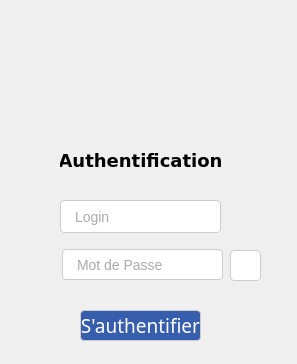
<?xml version="1.0" encoding="UTF-8"?>
<ui version="4.0">
 <class>Authentification</class>
 <widget class="QWidget" name="Authentification">
  <property name="geometry">
   <rect>
    <x>0</x>
    <y>0</y>
    <width>297</width>
    <height>364</height>
   </rect>
  </property>
  <property name="windowTitle">
   <string>Authentification</string>
  </property>
  <property name="styleSheet">
   <string notr="true">Authentification {
	background-color: rgb(249, 249, 249);
}

QLineEdit {
	font-size: 14px;
	color: #555;
	background-color: #fff;
	border: 1px solid #ccc;
	border-radius: 4px;
	padding: 6px 12px;
}

QLineEdit:focus {
	border: 2px solid rgb(85, 170, 255);
}

QPushButton#boutonValider {
	font: 75 14pt &quot;Tw Cen MT&quot;;
	border: 1px solid #ccc;
	border-radius: 4px;
	background-color: rgb(55, 94, 173);
	color: #fff;
}

QPushButton#boutonValider:hover {
	background-color: rgb(47, 80, 147);
}

QPushButton#boutonVoirMotDePasse {
	font: 75 14pt &quot;Tw Cen MT&quot;;
	border: 1px solid #ccc;
	border-radius: 4px;
	color: #fff;
	background-color: white;
}

QPushButton#boutonVoirMotDePasse:hover {
	background-color: rgb(226, 226, 226);
}

QLabel#labelTitre {
	font-size: 18px;
	font-family: Verdana;
	font-weight: 500;
	text-align: center;
}

QMessageBox { 
	font-size: 15px;
 }</string>
  </property>
  <widget class="QLabel" name="labelImage">
   <property name="geometry">
    <rect>
     <x>31</x>
     <y>-32</y>
     <width>241</width>
     <height>241</height>
    </rect>
   </property>
   <property name="styleSheet">
    <string notr="true"/>
   </property>
   <property name="text">
    <string/>
   </property>
   <property name="pixmap">
    <pixmap resource="ressources.qrc">:/imgs/images/profilAuthentifier.png</pixmap>
   </property>
   <property name="scaledContents">
    <bool>true</bool>
   </property>
   <property name="alignment">
    <set>Qt::AlignCenter</set>
   </property>
  </widget>
  <widget class="QLineEdit" name="lineEditLogin">
   <property name="geometry">
    <rect>
     <x>60</x>
     <y>200</y>
     <width>161</width>
     <height>33</height>
    </rect>
   </property>
   <property name="styleSheet">
    <string notr="true"/>
   </property>
   <property name="placeholderText">
    <string>Login</string>
   </property>
   <property name="clearButtonEnabled">
    <bool>true</bool>
   </property>
  </widget>
  <widget class="QPushButton" name="boutonValider">
   <property name="geometry">
    <rect>
     <x>80</x>
     <y>310</y>
     <width>121</width>
     <height>31</height>
    </rect>
   </property>
   <property name="font">
    <font>
     <family>Tw Cen MT</family>
     <pointsize>14</pointsize>
     <weight>9</weight>
     <italic>false</italic>
     <bold>false</bold>
    </font>
   </property>
   <property name="styleSheet">
    <string notr="true"/>
   </property>
   <property name="text">
    <string>S'authentifier</string>
   </property>
   <property name="iconSize">
    <size>
     <width>100</width>
     <height>1000</height>
    </size>
   </property>
  </widget>
  <widget class="QLineEdit" name="lineEditMotDePasse">
   <property name="geometry">
    <rect>
     <x>62</x>
     <y>249</y>
     <width>161</width>
     <height>31</height>
    </rect>
   </property>
   <property name="text">
    <string/>
   </property>
   <property name="echoMode">
    <enum>QLineEdit::Password</enum>
   </property>
   <property name="placeholderText">
    <string>Mot de Passe</string>
   </property>
   <property name="clearButtonEnabled">
    <bool>true</bool>
   </property>
  </widget>
  <widget class="QPushButton" name="boutonVoirMotDePasse">
   <property name="geometry">
    <rect>
     <x>230</x>
     <y>250</y>
     <width>31</width>
     <height>31</height>
    </rect>
   </property>
   <property name="text">
    <string/>
   </property>
   <property name="icon">
    <iconset resource="ressources.qrc">
     <normaloff>:/imgs/images/yeux.png</normaloff>:/imgs/images/yeux.png</iconset>
   </property>
   <property name="iconSize">
    <size>
     <width>20</width>
     <height>20</height>
    </size>
   </property>
  </widget>
  <widget class="QLabel" name="labelTitre">
   <property name="geometry">
    <rect>
     <x>60</x>
     <y>140</y>
     <width>161</width>
     <height>41</height>
    </rect>
   </property>
   <property name="text">
    <string>Authentification</string>
   </property>
   <property name="alignment">
    <set>Qt::AlignCenter</set>
   </property>
  </widget>
 </widget>
 <layoutdefault spacing="6" margin="11"/>
 <resources>
  <include location="ressources.qrc"/>
 </resources>
 <connections/>
</ui>
